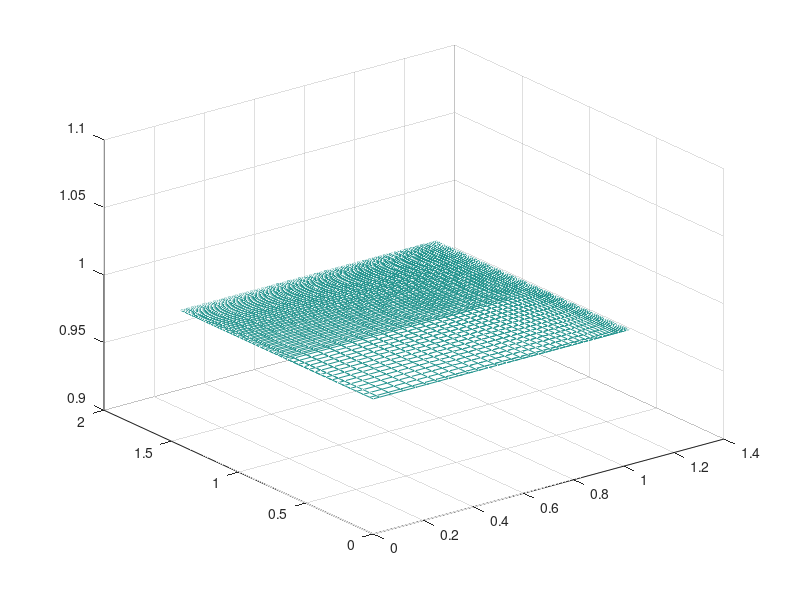

Write the MATLAB code that produced this figure.
%arithmetic progression

Lx = 1;
Ly = 0.68;

dx1 = 0.05;
dy1 = 0.05;

Nx = 50;
Ny = 100;

dx = (2*(Lx-Nx*dx1))/(Nx*(Nx-1));
dy = (2*(Ly-Ny*dy1))/(Ny*(Ny-1));

DX = zeros(Nx,1);
DY = zeros(Ny,1);

for x = 1:Nx
    DX(x) = dx1 + (x - 1)*dx;
end

for y = 1:Ny
    DY(y) = dy1 + (y - 1)*dy;
end

X = zeros(Nx+1,1);
Y = zeros(Ny+1,1);

X(1) = DX(1)/2;
Y(1) = DY(1)/2;

for x = 2:Nx
    X(x) = X(x-1) + DX(x);
end

for y = 2:Ny
    Y(y) = Y(y-1) + DY(y);
end

%check

sum(DX)
sum(DY)

[X, Y, Z] = meshgrid(X,Y,1);

mesh(X,Y,Z)

